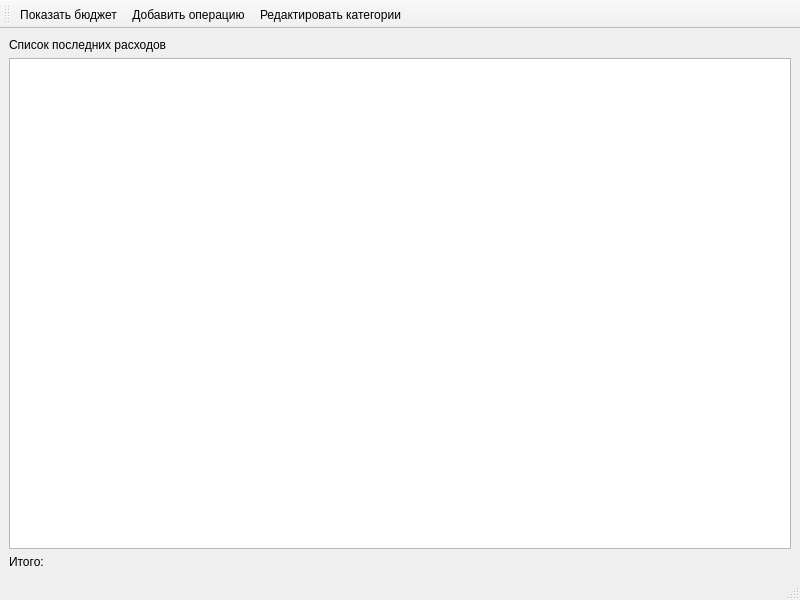
<?xml version="1.0" encoding="UTF-8"?>
<ui version="4.0">
 <class>MainWindow</class>
 <widget class="QMainWindow" name="MainWindow">
  <property name="geometry">
   <rect>
    <x>0</x>
    <y>0</y>
    <width>800</width>
    <height>600</height>
   </rect>
  </property>
  <property name="windowTitle">
   <string>MainWindow</string>
  </property>
  <property name="toolButtonStyle">
   <enum>Qt::ToolButtonIconOnly</enum>
  </property>
  <property name="dockNestingEnabled">
   <bool>false</bool>
  </property>
  <property name="dockOptions">
   <set>QMainWindow::AllowTabbedDocks|QMainWindow::AnimatedDocks</set>
  </property>
  <widget class="QWidget" name="centralwidget">
   <layout class="QVBoxLayout" name="verticalLayout_4">
    <item>
     <layout class="QVBoxLayout" name="verticalLayout_2">
      <item>
       <widget class="QLabel" name="ListCaption">
        <property name="text">
         <string>Список последних расходов</string>
        </property>
       </widget>
      </item>
     </layout>
    </item>
    <item>
     <layout class="QVBoxLayout" name="verticalLayout">
      <item>
       <widget class="QTableWidget" name="tableWidget"/>
      </item>
     </layout>
    </item>
    <item>
     <layout class="QVBoxLayout" name="verticalLayout_3">
      <item>
       <widget class="QLabel" name="summary">
        <property name="frameShape">
         <enum>QFrame::NoFrame</enum>
        </property>
        <property name="text">
         <string>Итого:</string>
        </property>
       </widget>
      </item>
     </layout>
    </item>
   </layout>
  </widget>
  <widget class="QStatusBar" name="statusbar"/>
  <widget class="QToolBar" name="toolBar">
   <property name="windowTitle">
    <string>toolBar</string>
   </property>
   <attribute name="toolBarArea">
    <enum>TopToolBarArea</enum>
   </attribute>
   <attribute name="toolBarBreak">
    <bool>false</bool>
   </attribute>
   <addaction name="actionShowBudget"/>
   <addaction name="actionAddOperation"/>
   <addaction name="actionAlterCats"/>
  </widget>
  <action name="actionShowBudget">
   <property name="checkable">
    <bool>false</bool>
   </property>
   <property name="text">
    <string>Показать бюджет</string>
   </property>
   <property name="toolTip">
    <string>Показать бюджет</string>
   </property>
   <property name="menuRole">
    <enum>QAction::NoRole</enum>
   </property>
  </action>
  <action name="actionAddOperation">
   <property name="checkable">
    <bool>false</bool>
   </property>
   <property name="text">
    <string>Добавить операцию</string>
   </property>
   <property name="menuRole">
    <enum>QAction::NoRole</enum>
   </property>
  </action>
  <action name="actionAlterCats">
   <property name="checkable">
    <bool>false</bool>
   </property>
   <property name="text">
    <string>Редактировать категории</string>
   </property>
   <property name="menuRole">
    <enum>QAction::NoRole</enum>
   </property>
  </action>
 </widget>
 <resources/>
 <connections/>
</ui>
